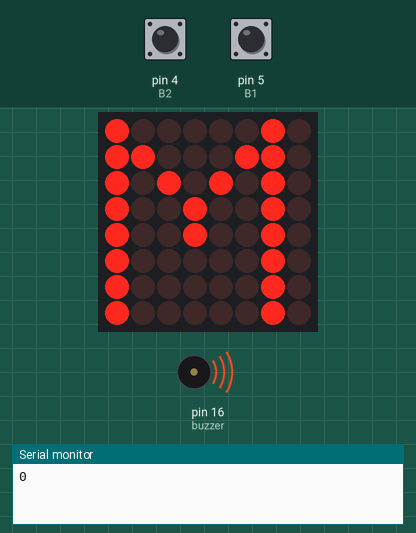
A sketch run on a simulated Arduino Uno, built with avr-gcc and run on an emulated ATmega328P. Parts: 8×8 LED matrix, buzzer (waves = sounding), the last lines printed to the serial monitor. The inputs (shaded band) are chosen by the test bench; at power-on: pin 4 (B2) HIGH, pin 5 (B1) HIGH. Random numbers use the default seed unless the sketch sets one.

Above: at 9.8 s.
9.9 s: pin 4 (B2) pulled LOW for 0.25 s
At 12.2 s:
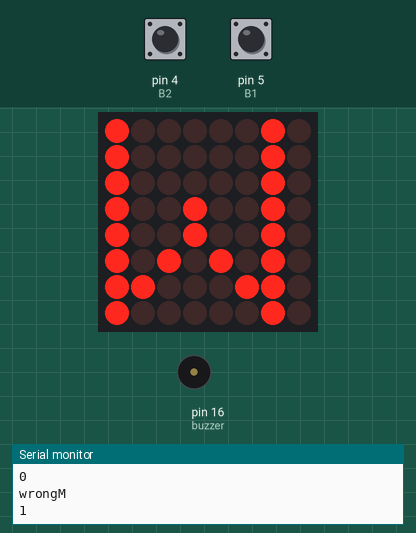
12.5 s: pin 5 (B1) pulled LOW for 0.25 s
At 13.6 s:
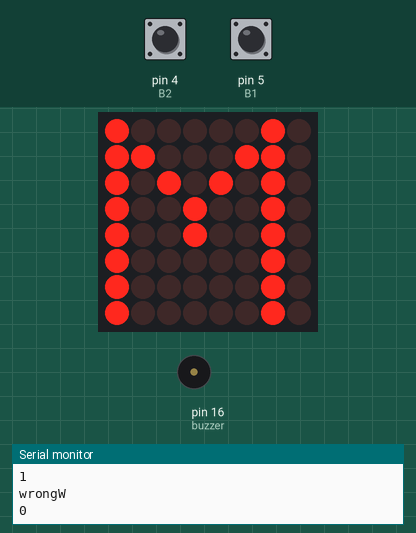
14.2 s: pin 5 (B1) pulled LOW for 1 s
16.7 s: pin 4 (B2) pulsed LOW 5 times (0.12 s each, 0.3 s apart)
At 18.5 s:
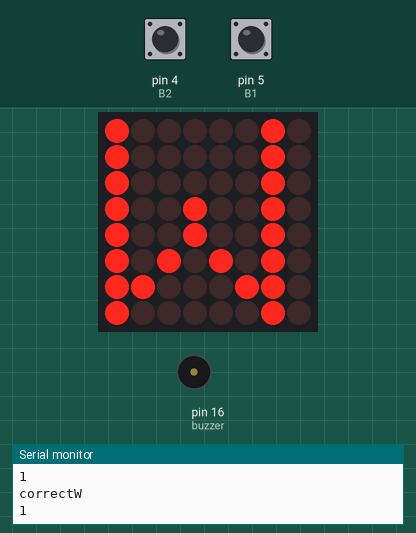
19.7 s: pin 4 (B2) pulled LOW for 1 s
At 21.4 s:
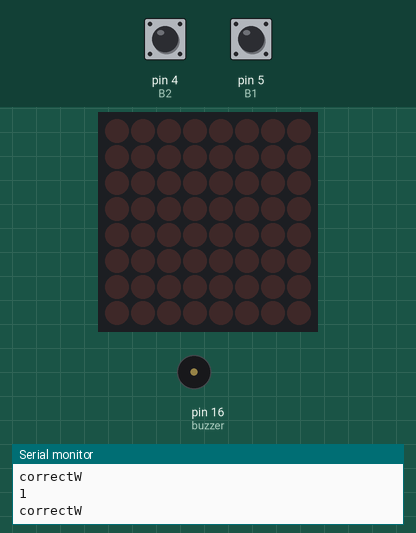
Timing chart, 0 to 31.2 s (numbered marks = the images above; inputs shaded):
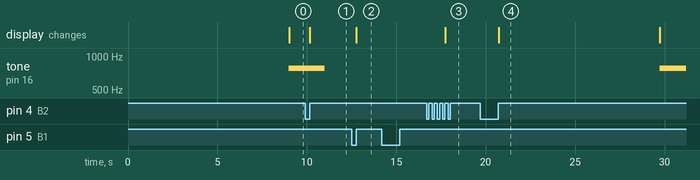

The sketch:

dotmatrix.ino
```cpp
#include "LedControl.h"

#define B1 5 /*(D1) Button 1 */
#define B2 4 /*(D2) Button 2 */
#define buzzer 16

LedControl lc = LedControl(12, 15, 13, 1);

int rnd;
int roud;
int rounds;
int score;
int abrand;
int timer;

void setup() {
  Serial.begin(9600);
  lc.shutdown(0, false);
  lc.setIntensity(0, 8);
  lc.clearDisplay(0);
  pinMode(B1, INPUT_PULLUP);
  pinMode(B2, INPUT_PULLUP);
  randomSeed(analogRead(0));
  pinMode(buzzer, OUTPUT);
}

void displayW() {
  byte W[8] = {0x82, 0x82, 0x82, 0x92, 0x92, 0xAA, 0xC6, 0x82};
  lc.setRow(0, 0, W[0]);
  lc.setRow(0, 1, W[1]);
  lc.setRow(0, 2, W[2]);
  lc.setRow(0, 3, W[3]);
  lc.setRow(0, 4, W[4]);
  lc.setRow(0, 5, W[5]);
  lc.setRow(0, 6, W[6]);
  lc.setRow(0, 7, W[7]);
  delay(10);
}

void displayM() {
  byte M[8] = {0x82, 0xC6, 0xAA, 0x92, 0x92, 0x82, 0x82, 0x82};
  lc.setRow(0, 0, M[0]);
  lc.setRow(0, 1, M[1]);
  lc.setRow(0, 2, M[2]);
  lc.setRow(0, 3, M[3]);
  lc.setRow(0, 4, M[4]);
  lc.setRow(0, 5, M[5]);
  lc.setRow(0, 6, M[6]);
  lc.setRow(0, 7, M[7]);
  delay(10);
}

void game() {
  int b1State = digitalRead(B1);
  int b2State = digitalRead(B2);
  rnd = random(0, 2);
  Serial.println(rnd);

  if (rnd == 0) {
    displayM();
    // Wait for button input
    while (b1State == HIGH && b2State == HIGH) {
      b1State = digitalRead(B1);
      b2State = digitalRead(B2);
      delay(10);
    }

    if (b1State == LOW) {
      Serial.println("correctM");
      delay(50);
    } else if (b2State == LOW) {
      Serial.println("wrongM");
      delay(50);
    }
  }

  if (rnd == 1) {
    displayW();
    // Wait for button input
    while (b1State == HIGH && b2State == HIGH) {
      b1State = digitalRead(B1);
      b2State = digitalRead(B2);
      delay(10);
    }

    if (b1State == LOW) {
      Serial.println("wrongW");
      delay(50);
    }
    else if (b2State == LOW) {
      Serial.println("correctW");
      delay(50);
    }
  }

  while (b1State == LOW || b2State == LOW) {
    b1State = digitalRead(B1);
    b2State = digitalRead(B2);
    delay(10);
  }
}
void loop() {
  timer++;
  if (timer == 10){
  tone(buzzer, 780, 2000); // Send 1KHz sound signal...
    while(rounds !=9){
    game();
    rounds++;
    }
    timer = 0;
    rounds = 0;
    lc.clearDisplay(0);
  } else {
    delay(1000);
  }
  }
```

Measured:
- after the input at 9.9 s, the display: changes after 0.27 s (image 1)
- after the input at 12.5 s, the display: changes after 0.27 s (image 2)
- after the input at 16.7 s, the display: changes after 1.0 s (image 3)
- after the input at 19.7 s, tone on pin 16 (buzzer): silent → 780 Hz after 10.0 s; the display: changes after 1.0 s (image 4)
